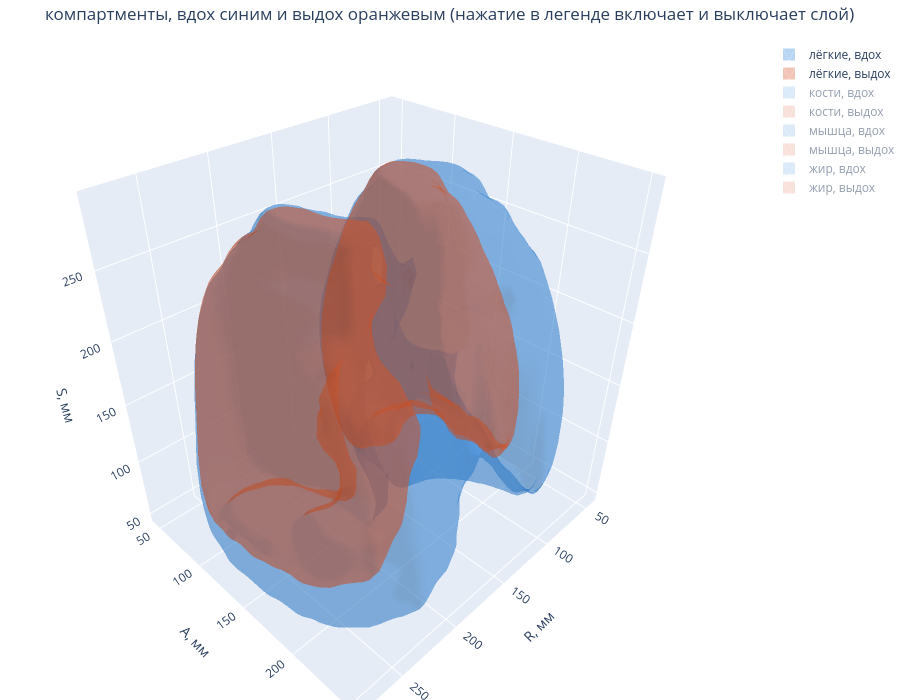

Notebook code cell kept with this figure:
### Markdown cell above
## 11. Компартменты в объёме, вращаемые

Четыре ткани, обе фазы, наложенные друг на друга. Маски строятся по тем же окнам Хаунсфилда,
что и все измерения, и только внутри пояса срезов с лёгким в обеих фазах.

Модели интерактивные: вращать мышью, легенду можно переключать по слоям.

### Code cell
BAND = (shared[0], shared[-1])
STEP = 8  # марширующие кубы на полном томе дают сотни тысяч вершин на поверхность
SMOOTH = 1.0  # маски жира и мышцы рваные: без сглаживания сетка и тяжелее, и хуже

COMPARTMENTS = {
    "лёгкие": lambda hu, body: body & (hu < -400),
    "кости": lambda hu, body: body & (hu > 200),
    "мышца": lambda hu, body: body & (hu >= -29) & (hu <= 150),
    "жир": lambda hu, body: body & (hu >= -190) & (hu <= -30),
}
COLOURS = {"вдох": "#378ADD", "выдох": "#D85A30"}


def compartment(volume, rule):
    mask = np.zeros(volume.shape, dtype=bool)
    for index in range(BAND[0], BAND[1] + 1):
        current = volume[:, :, index]
        body = body_mask(current, MP)
        if body is None:
            continue
        mask[:, :, index] = rule(current, body)
    return mask


masks = {name: {phase: compartment(volume, rule) for phase, volume, _ in PHASES}
         for name, rule in COMPARTMENTS.items()}


def surface(mask, colour, label, visible):
    small = mask[::STEP, ::STEP, ::STEP]
    if small.sum() < 100:
        return None
    # Сглаживание убирает одиночные воксели, из-за которых поверхность жира и
    # мышцы состоит в основном из шума.
    field = ndimage.gaussian_filter(small.astype(np.float32), SMOOTH)
    if field.max() <= 0.5:
        return None
    verts, faces, _, _ = skmeasure.marching_cubes(
        field, level=0.5, spacing=(sx * STEP, sy * STEP, sz * STEP))
    verts = np.round(verts, 1)
    return go.Mesh3d(
        x=verts[:, 0], y=verts[:, 1], z=verts[:, 2],
        i=faces[:, 0], j=faces[:, 1], k=faces[:, 2],
        color=colour, opacity=0.35, name=label, showlegend=True,
        visible=visible, hoverinfo="name")


figure = go.Figure()
for tissue, per_phase in masks.items():
    for phase, mask in per_phase.items():
        mesh = surface(mask, COLOURS[phase], f"{tissue}, {phase}",
                       True if tissue == "лёгкие" else "legendonly")
        if mesh is not None:
            figure.add_trace(mesh)
print(f"вершин во всех поверхностях: "
      f"{sum(len(trace.x) for trace in figure.data):,}")
figure.update_layout(
    title="компартменты, вдох синим и выдох оранжевым "
          "(нажатие в легенде включает и выключает слой)",
    scene=dict(xaxis_title="R, мм", yaxis_title="A, мм", zaxis_title="S, мм",
               aspectmode="data"),
    height=700, margin=dict(l=0, r=0, t=40, b=0))
show(figure, "03_compartments")

### Figure 1 — Plotly figure (JSON) as saved in the notebook; plotly's stock layout.template omitted (floating-point values rounded to 4 significant figures; data arrays with more than 128 entries replaced by an {"elided": "..."} marker saying what was removed)
{"data": [{"color": "#378ADD", "hoverinfo": "name", "i": {"elided": "11708 int values"}, "j": {"elided": "11708 int values"}, "k": {"elided": "11708 int values"}, "name": "лёгкие, вдох", "opacity": 0.35, "showlegend": true, "type": "mesh3d", "visible": true, "x": {"elided": "5854 float values"}, "y": {"elided": "5854 float values"}, "z": {"elided": "5854 float values"}}, {"color": "#D85A30", "hoverinfo": "name", "i": {"elided": "9256 int values"}, "j": {"elided": "9256 int values"}, "k": {"elided": "9256 int values"}, "name": "лёгкие, выдох", "opacity": 0.35, "showlegend": true, "type": "mesh3d", "visible": true, "x": {"elided": "4632 float values"}, "y": {"elided": "4632 float values"}, "z": {"elided": "4632 float values"}}, {"color": "#378ADD", "hoverinfo": "name", "i": {"elided": "184 int values"}, "j": {"elided": "184 int values"}, "k": {"elided": "184 int values"}, "name": "кости, вдох", "opacity": 0.35, "showlegend": true, "type": "mesh3d", "visible": "legendonly", "x": [150.0, 150.0, 150.0, 150.0, 150.0, 149.8, 150.0, 150.0, 150.0, 150.0, 155.0, 155.0, 155.0, 155.0, 155.0, 155.0, 155.0, 152.3, 155.0, 155.0, 151.0, 155.0, 150.3, 155.0, 155.0, 155.0, 154.0, 155.0, 155.0, 155.0, 157.1, 160.0, 160.0, 160.0, 155.7, 160.0, 155.5, 156.0, 156.7, 157.0, 155.9, 160.0, 158.8, 160.0, 160.0, 160.0, 163.9, 160.8, 162.3, 165.0, 165.0, 165.0, 160.3, 165.0, 165.0, 161.2, 165.0, 165.0, 165.0, 170.0, 170.0, 170.0, 170.0, 170.0, 170.0, 170.0, 170.0, 171.9, 175.0, 175.0, 175.0, 172.2, 175.0, 175.0, 171.9, 175.0, 172.2, 175.0, 175.0, 175.0, 170.9, 175.0, 175.0, 175.0, 175.0, 170.3, 175.0, 175.0, 175.0, 175.0, 175.0, 175.0, 173.4, 175.0, 176.0, 176.5, 176.4, 178.0, 177.3, 177.7, 175.2, 176.1], "y": [55.0, 55.0, 54.9, 55.0, 55.1, 70.0, 70.0, 67.2, 70.0, 72.2, 55.0, 52.3, 55.0, 55.7, 70.0, 67.5, 70.0, 75.0, 75.0, 73.5, 75.0, 75.0, 80.0, 80.0, 80.0, 79.7, 85.0, 85.0, 85.0, 87.6, 50.0, 50.0, 49.2, 50.0, 55.0, 50.7, 70.0, 75.0, 75.0, 80.0, 85.0, 89.7, 90.0, 90.0, 90.0, 91.6, 50.0, 90.0, 100.0, 100.0, 97.1, 98.0, 100.0, 100.0, 101.8, 105.0, 105.0, 105.0, 107.7, 100.0, 95.3, 97.6, 100.0, 102.2, 105.0, 105.0, 107.9, 75.0, 75.0, 70.3, 75.0, 80.0, 80.0, 76.4, 80.0, 80.0, 85.0, 85.0, 85.0, 83.3, 90.0, 90.0, 90.0, 93.3, 95.0, 95.0, 90.5, 95.0, 100.0, 96.3, 100.0, 100.1, 105.0, 102.1, 75.0, 80.0, 80.0, 85.0, 90.0, 95.0, 100.0, 100.0], "z": [120.0, 118.3, 120.0, 120.6, 120.0, 160.0, 157.6, 160.0, 161.9, 160.0, 113.8, 120.0, 127.9, 120.0, 154.9, 160.0, 169.7, 140.0, 137.1, 140.0, 160.0, 165.9, 140.0, 134.3, 158.9, 160.0, 140.0, 137.2, 142.3, 140.0, 120.0, 115.4, 120.0, 129.4, 120.0, 120.0, 160.0, 140.0, 160.0, 140.0, 140.0, 140.0, 140.0, 139.0, 140.7, 140.0, 120.0, 140.0, 160.0, 156.4, 160.0, 180.0, 180.0, 186.4, 160.0, 180.0, 167.6, 194.0, 180.0, 155.3, 160.0, 180.0, 187.3, 160.0, 167.5, 194.6, 180.0, 160.0, 145.3, 160.0, 165.8, 140.0, 137.2, 140.0, 160.0, 163.9, 140.0, 135.7, 154.2, 160.0, 140.0, 133.4, 157.6, 140.0, 145.6, 160.0, 160.0, 176.1, 159.5, 180.0, 183.5, 160.0, 180.0, 180.0, 160.0, 140.0, 160.0, 140.0, 140.0, 160.0, 160.0, 180.0]}, {"color": "#D85A30", "hoverinfo": "name", "i": [2, 0, 1, 7, 0, 6, 7, 6, 12, 10, 11, 17, 10, 16, 16, 19, 18, 21, 24, 24, 22, 22, 21, 26, 23, 29, 28, 28, 26, 30, 29, 28, 33, 2, 2, 33, 32, 1, 37, 37, 37, 37, 37, 37, 37, 37, 5, 36, 38, 7, 8, 39, 41, 13, 41, 14, 42, 18, 43, 42, 21, 18, 44, 20, 43, 43, 26, 21, 44, 27, 44, 44, 30, 26, 46, 31, 47, 34, 47, 38, 35, 34, 34, 39, 48, 40], "j": [1, 3, 4, 6, 4, 8, 9, 9, 11, 13, 14, 16, 14, 18, 17, 17, 16, 16, 23, 22, 19, 25, 19, 19, 27, 28, 22, 25, 25, 25, 31, 31, 32, 32, 3, 3, 35, 35, 36, 34, 3, 4, 35, 38, 7, 5, 8, 8, 40, 40, 9, 9, 11, 41, 14, 41, 17, 42, 20, 20, 43, 43, 23, 43, 44, 45, 45, 45, 27, 44, 46, 45, 46, 46, 31, 46, 32, 47, 35, 35, 47, 36, 48, 48, 40, 48], "k": [0, 2, 0, 5, 3, 5, 6, 8, 10, 12, 10, 15, 13, 15, 19, 20, 21, 19, 22, 20, 20, 19, 26, 25, 22, 27, 27, 22, 30, 28, 28, 30, 2, 1, 33, 34, 1, 4, 34, 3, 4, 35, 38, 7, 5, 36, 36, 39, 7, 9, 39, 40, 12, 12, 11, 13, 15, 15, 42, 17, 18, 42, 24, 24, 24, 44, 21, 43, 23, 29, 29, 46, 26, 45, 29, 30, 33, 33, 32, 48, 48, 48, 47, 36, 38, 39], "name": "кости, выдох", "opacity": 0.35, "showlegend": true, "type": "mesh3d", "visible": "legendonly", "x": [169.6, 170.0, 170.0, 170.0, 170.0, 170.0, 169.4, 170.0, 170.0, 170.0, 174.8, 175.0, 175.0, 175.0, 175.0, 175.0, 174.2, 175.0, 175.0, 173.9, 175.0, 175.0, 174.9, 175.0, 175.0, 172.6, 175.0, 175.0, 173.8, 175.0, 175.0, 175.0, 175.0, 175.0, 175.0, 175.0, 175.0, 171.8, 175.0, 175.0, 175.0, 175.1, 176.2, 176.8, 175.1, 177.2, 175.6, 176.1, 176.0], "y": [95.0, 95.0, 94.4, 95.0, 97.9, 99.6, 100.0, 100.0, 100.0, 100.8, 55.0, 55.0, 54.9, 55.0, 56.0, 58.6, 60.0, 60.0, 60.0, 65.0, 65.0, 65.0, 70.0, 70.0, 69.7, 70.0, 70.0, 71.0, 75.0, 75.0, 75.0, 76.3, 95.0, 92.0, 95.0, 97.7, 95.9, 97.7, 100.0, 100.0, 101.5, 55.0, 60.0, 65.0, 70.0, 70.0, 75.0, 95.0, 100.0], "z": [160.0, 157.5, 160.0, 161.8, 160.0, 180.0, 180.0, 169.0, 180.9, 180.0, 140.0, 139.0, 140.0, 141.0, 140.0, 160.0, 160.0, 146.9, 162.3, 160.0, 149.3, 169.2, 140.0, 139.7, 140.0, 160.0, 178.2, 140.0, 160.0, 144.4, 164.8, 160.0, 153.9, 160.0, 177.2, 160.0, 180.0, 170.0, 170.4, 183.9, 180.0, 140.0, 160.0, 160.0, 140.0, 160.0, 160.0, 160.0, 180.0]}, {"color": "#378ADD", "hoverinfo": "name", "i": {"elided": "15964 int values"}, "j": {"elided": "15964 int values"}, "k": {"elided": "15964 int values"}, "name": "мышца, вдох", "opacity": 0.35, "showlegend": true, "type": "mesh3d", "visible": "legendonly", "x": {"elided": "8002 float values"}, "y": {"elided": "8002 float values"}, "z": {"elided": "8002 float values"}}, {"color": "#D85A30", "hoverinfo": "name", "i": {"elided": "17210 int values"}, "j": {"elided": "17210 int values"}, "k": {"elided": "17210 int values"}, "name": "мышца, выдох", "opacity": 0.35, "showlegend": true, "type": "mesh3d", "visible": "legendonly", "x": {"elided": "8614 float values"}, "y": {"elided": "8614 float values"}, "z": {"elided": "8614 float values"}}, {"color": "#378ADD", "hoverinfo": "name", "i": {"elided": "8080 int values"}, "j": {"elided": "8080 int values"}, "k": {"elided": "8080 int values"}, "name": "жир, вдох", "opacity": 0.35, "showlegend": true, "type": "mesh3d", "visible": "legendonly", "x": {"elided": "4059 float values"}, "y": {"elided": "4059 float values"}, "z": {"elided": "4059 float values"}}, {"color": "#D85A30", "hoverinfo": "name", "i": {"elided": "8180 int values"}, "j": {"elided": "8180 int values"}, "k": {"elided": "8180 int values"}, "name": "жир, выдох", "opacity": 0.35, "showlegend": true, "type": "mesh3d", "visible": "legendonly", "x": {"elided": "4106 float values"}, "y": {"elided": "4106 float values"}, "z": {"elided": "4106 float values"}}], "layout": {"height": 700, "margin": {"b": 0, "l": 0, "r": 0, "t": 40}, "scene": {"aspectmode": "data", "xaxis": {"title": {"text": "R, мм"}}, "yaxis": {"title": {"text": "A, мм"}}, "zaxis": {"title": {"text": "S, мм"}}}, "title": {"text": "компартменты, вдох синим и выдох оранжевым (нажатие в легенде включает и выключает слой)"}}}
